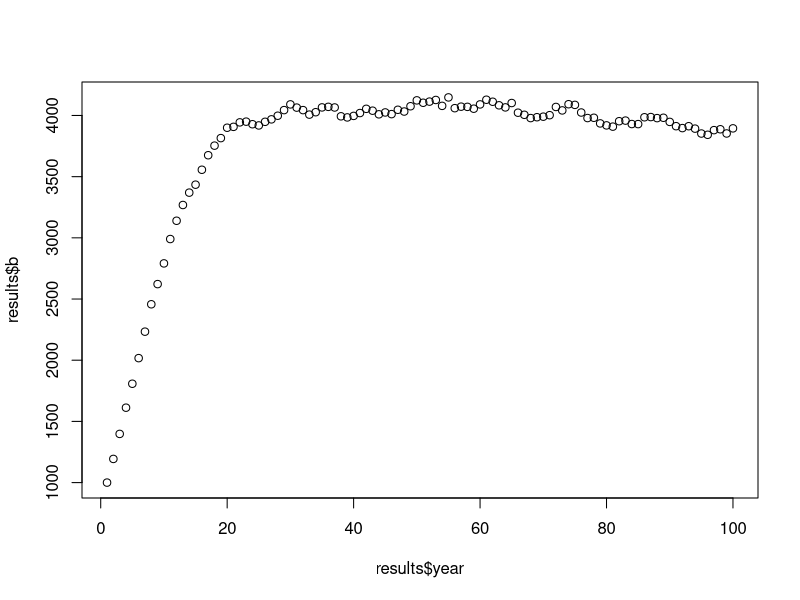
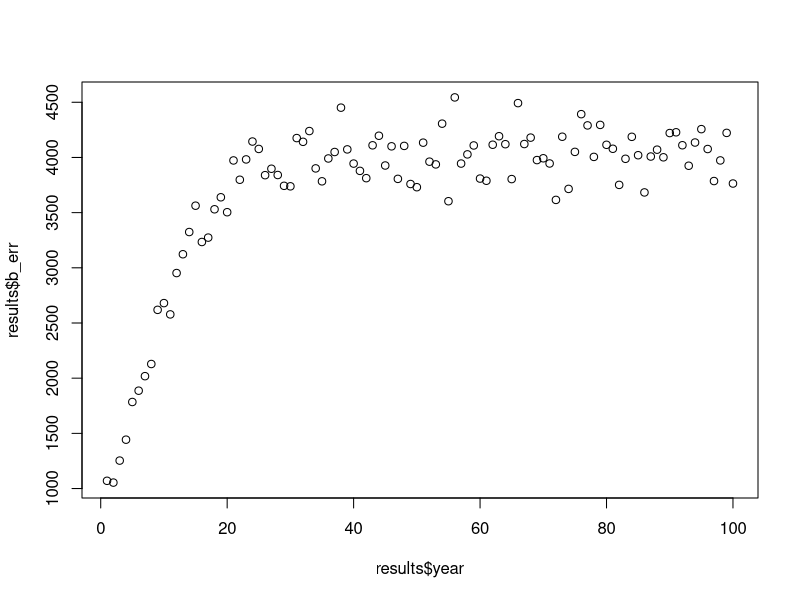
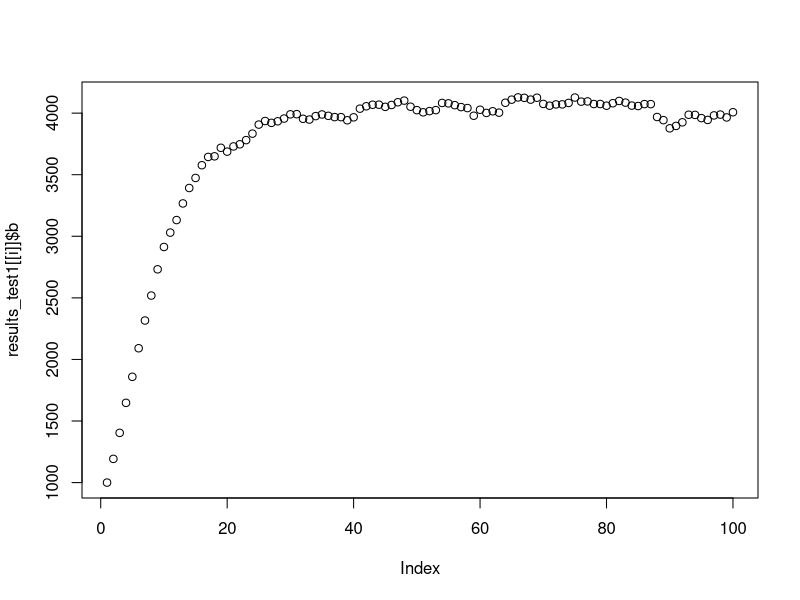
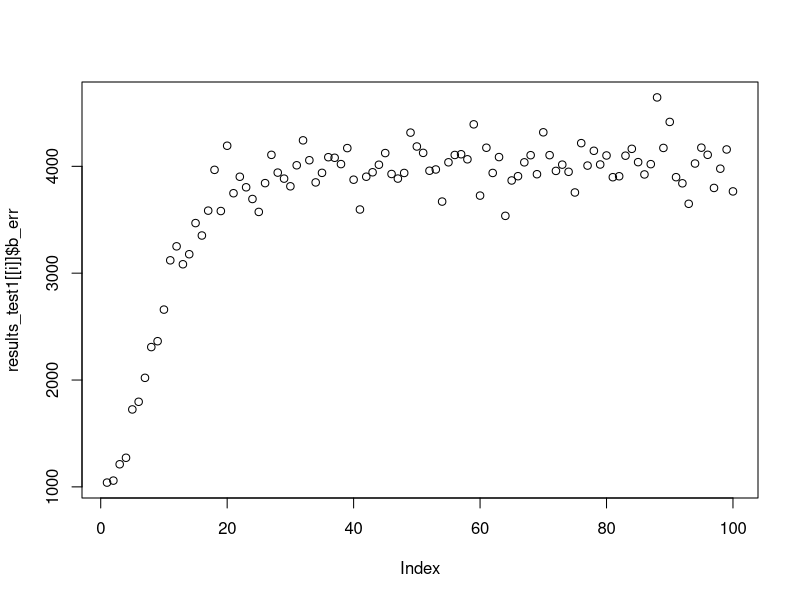
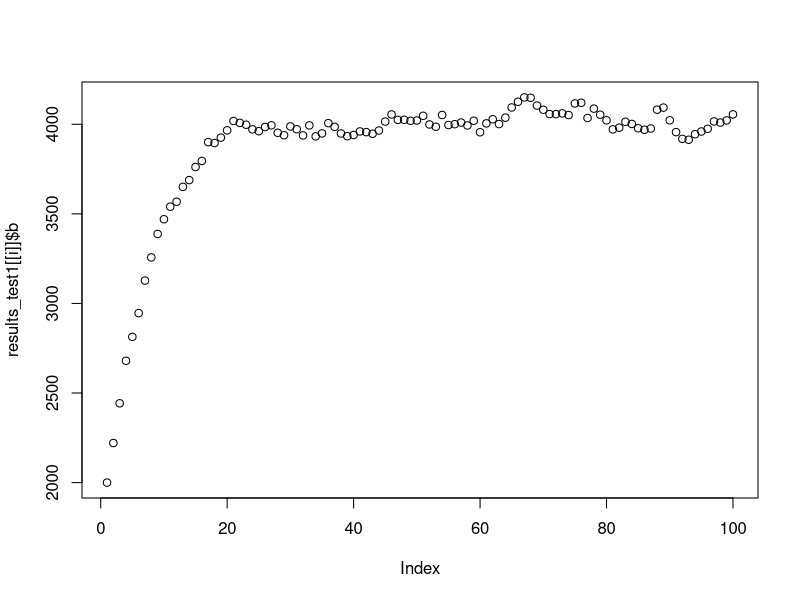
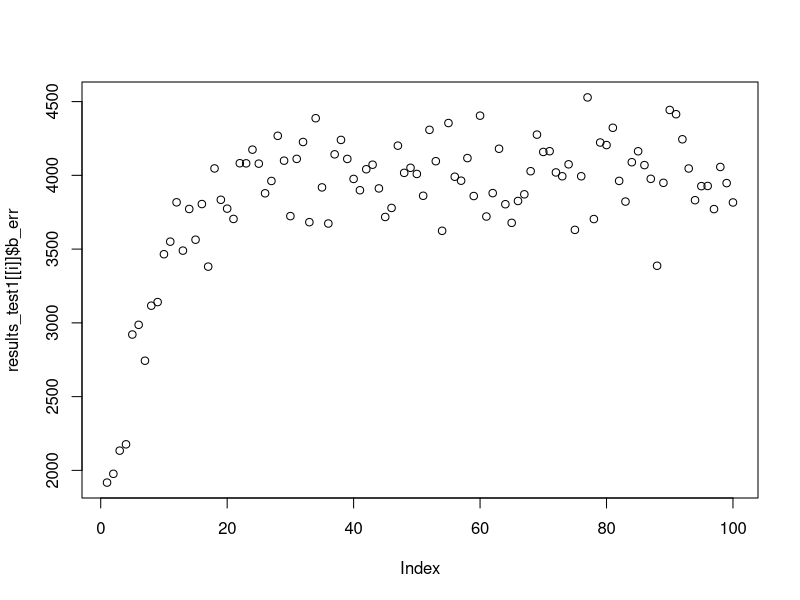
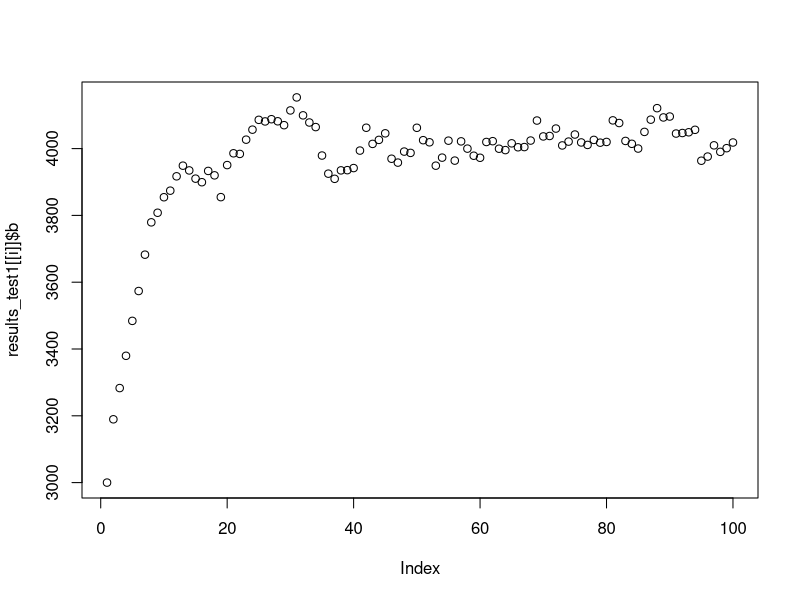
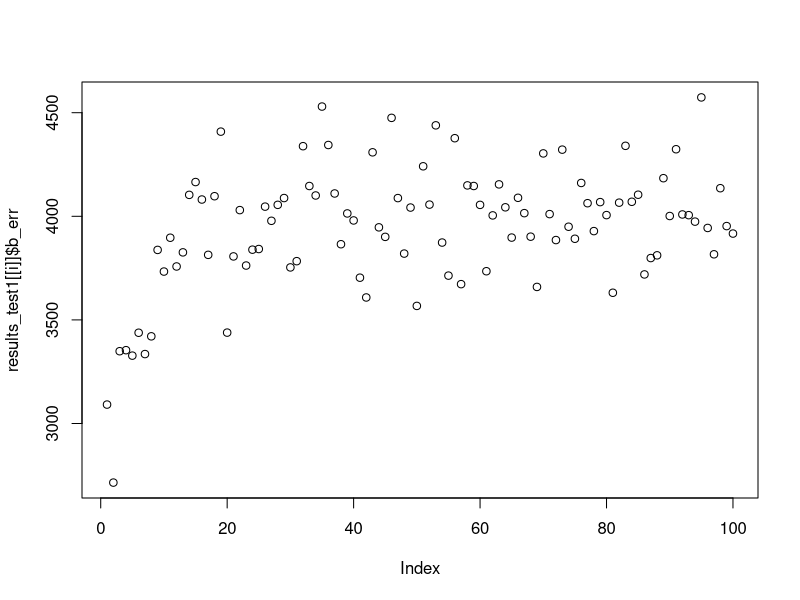

Source code (R) for these figures, in order:
## ---- chunk 1
knitr::opts_chunk$set(echo = TRUE)
## ---- chunk 2
library(tidyverse)
#library(fishmethods)
## ---- chunk 3

fmsy = 0.2 * (1/(1+0.2))

## ---- chunk 4
#Write the function
sim_stockerror <- function(b, r, r_s, error, p, k, years){
  
  results <- data.frame(
    b = rep(NA, years), c = rep(NA, years), 
    year = 1:years, r = rep(NA, years), b_err = rep(NA, years)) #Setup the results dataframe 
  
  #Set the initial result for the outputs in year 1
   
  results$b[1] = b
  results$b_err[1] = rnorm(1, mean = results$b[1], sd = (error*results$b[1])) #simulate error in assessment
  results$c[1] = (r*(1/(1+p))) * results$b_err[1] #using f=Fmsy and b=estimate from initial stock assessment
  results$r[1] = r
  
  #Loop the model over the specified number of years
  for (t in 2:years) {
    
    results$b_err[t] = rnorm(1, mean = results$b[t-1], sd = (error*results$b[t-1]))
    results$c[t] = (r*(1/(1+p))) * results$b_err[t]
    results$b[t] = results$b[t-1] + (results$r[t-1] / p)*results$b[t-1]*(1 - ((results$b[t-1]/k) ^ p))-results$c[t]
    results$r[t] = results$r[1] * (1 + (r_s*(t-1))) 
    
   } 
  
  return(results)
}

#Test the results
results = sim_stockerror(b = 1000, r = 0.2, error = 0.05, p = 0.2,
                      years = 100, r_s = 0, k = 10000) 


plot(results$year, results$b)
plot(results$year, results$b_err)
## ---- chunk 5

n_experiment = 10 

#Input variables

experiment <- list(
  b = seq(1000, 10000, 1000),
  r = rep(0.2, n_experiment),
  r_s = rep(0, n_experiment),
  error = rep(0.05, n_experiment),
  p = rep(0.2, n_experiment),
  k = rep(10000, n_experiment),
  years = rep(100, n_experiment))

#Now apply to the function
results_test1 <- pmap(experiment, sim_stockerror)

#Plot results to see variation:
for(i in 1:n_experiment){
  plot(results_test1[[i]]$b)
  plot(results_test1[[i]]$b_err)
}

## ---- chunk 6

n_experiment = 10 

#Input variables

experiment <- list(
  b = seq(1000, 10000, 1000),
  r = rep(0.2, n_experiment),
  r_s = rep(0, n_experiment),
  error = rep(0.1, n_experiment),
  p = rep(0.2, n_experiment),
  k = rep(10000, n_experiment),
  years = rep(100, n_experiment))

#Now apply to the function
results_test2 <- pmap(experiment, sim_stockerror)

#Plot results to see variation:
for(i in 1:n_experiment){
  plot(results_test2[[i]]$b)
  plot(results_test2[[i]]$b_err)
}

## ---- chunk 7

n_experiment = 10 

#Input variables

experiment <- list(
  b = seq(1000, 10000, 1000),
  r = rep(0.2, n_experiment),
  r_s = rep(0, n_experiment),
  error = rep(0.15, n_experiment),
  p = rep(0.2, n_experiment),
  k = rep(10000, n_experiment),
  years = rep(100, n_experiment))

#Now apply to the function
results_test3 <- pmap(experiment, sim_stockerror)

#Plot results to see variation:
for(i in 1:n_experiment){
  plot(results_test3[[i]]$b)
  plot(results_test3[[i]]$b_err)
}

## ---- chunk 8

n_experiment = 10 

#Input variables

experiment <- list(
  b = seq(1000, 10000, 1000),
  r = rep(0.2, n_experiment),
  r_s = rep(0, n_experiment),
  error = rep(0.2, n_experiment),
  p = rep(0.2, n_experiment),
  k = rep(10000, n_experiment),
  years = rep(100, n_experiment))

#Now apply to the function
results_test4 <- pmap(experiment, sim_stockerror)

#Plot results to see variation:
for(i in 1:n_experiment){
  plot(results_test4[[i]]$b)
  plot(results_test4[[i]]$b_err)
}

## ---- chunk 9
#First try creating a dataframe with the sequences we want to repeat:
input <- seq(0.1, 0.55, 0.05)

#Create a list for the output
error_input = data.frame(error = rep(NA, 100))

#Loop the repetition of each input number
for(i in 1:100){
  if(i <= 10){
   error_input$error[i] = input[1] 
  } 
  if(i > 10){
    error_input$error[i] = input[2]
  }
  if(i > 20){
    error_input$error[i] = input[3]
  }
  if(i>30){
    error_input$error[i] = input[4]
  }
  if(i>40){
    error_input$error[i] = input[5]
  }
  if(i>50){
    error_input$error[i] = input[6]
  }
  if(i>60){
    error_input$error[i] = input[7]
  }
  if(i>70){
    error_input$error[i] = input[8]
  }
  if(i>80){
    error_input$error[i] = input[9]
  }
  if(i>90){
    error_input$error[i] = input[10]
  }
}

#This works but it seems very inefficient - is there a better/faster way to get this result?
## ---- chunk 10

n_experiment = 100 

#Input variables
experiment <- list(
  b = rep(seq(1000, 10000, 1000), 10),
  r = rep(0.2, n_experiment),
  r_s = rep(0, n_experiment),
  error = error_input$error,
  p = rep(0.2, n_experiment),
  k = rep(10000, n_experiment),
  years = rep(100, n_experiment))

#Now apply to the function
results_test5 <- pmap(experiment, sim_stockerror)

